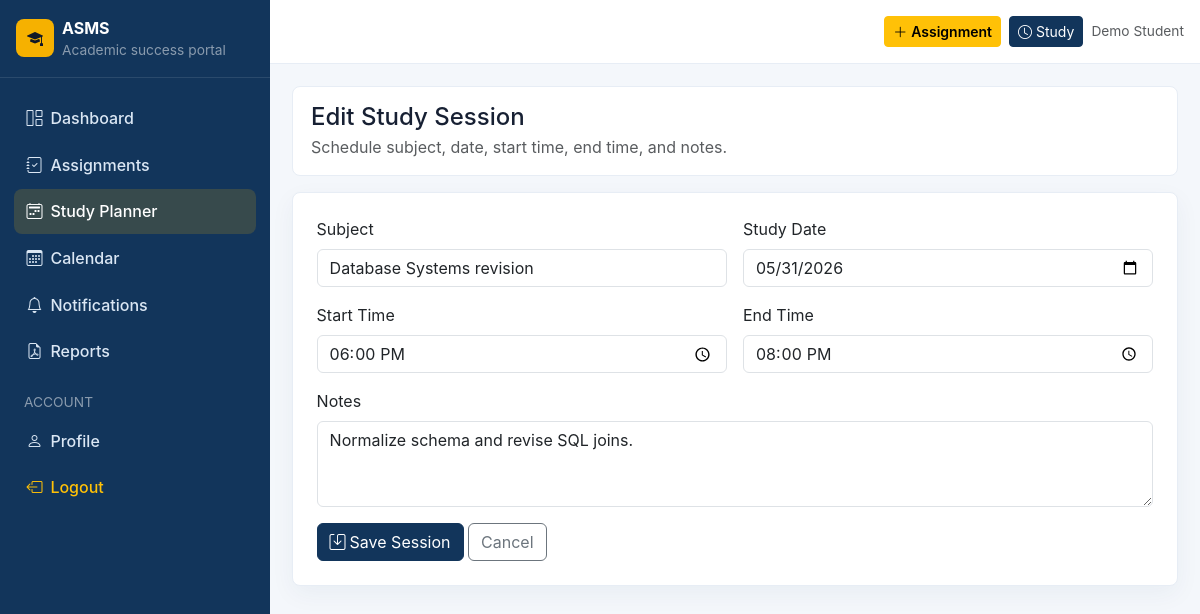
The page /study/1/edit/ (signed in) on the database its author committed.
### assignments/models.py (models this page shows, shortened)
class StudySession(models.Model):
    user = models.ForeignKey(User, on_delete=models.CASCADE, related_name="study_sessions")
    subject = models.CharField(max_length=120)
    study_date = models.DateField()
    start_time = models.TimeField()
    end_time = models.TimeField()
    notes = models.TextField(blank=True)
    created_at = models.DateTimeField(auto_now_add=True)
    updated_at = models.DateTimeField(auto_now=True)
    class Meta:
        ordering = ["study_date", "start_time"]
        indexes = [models.Index(fields=["user", "study_date"])]

### assignments/views.py (the view)
# urls.py: path("study/<int:pk>/edit/", views.study_session_edit, name="study_session_edit"),
@login_required
def study_session_edit(request, pk):
    session = get_object_or_404(StudySession, pk=pk, user=request.user)
    form = StudySessionForm(request.POST or None, instance=session)
    if request.method == "POST" and form.is_valid():
        form.save()
        messages.success(request, "Study session updated.")
        return redirect("study_session_list")
    return render(request, "assignments/study_session_form.html", {"form": form, "title": "Edit Study Session"})

### assignments/forms.py
class StudySessionForm(BootstrapFormMixin, forms.ModelForm):
    study_date = forms.DateField(widget=forms.DateInput(attrs={"type": "date"}))
    start_time = forms.TimeField(widget=forms.TimeInput(attrs={"type": "time"}))
    end_time = forms.TimeField(widget=forms.TimeInput(attrs={"type": "time"}))
    class Meta:
        model = StudySession
        fields = ("subject", "study_date", "start_time", "end_time", "notes")
        widgets = {"notes": forms.Textarea(attrs={"rows": 3})}
    def __init__(self, *args, **kwargs):
        super().__init__(*args, **kwargs)
        self.apply_bootstrap()

### assignments/forms.py (called while the page is built)
    def apply_bootstrap(self):
        for field in self.fields.values():
            css = "form-select" if isinstance(field.widget, forms.Select) else "form-control"
            if isinstance(field.widget, forms.CheckboxInput):
                css = "form-check-input"
            field.widget.attrs["class"] = f"{field.widget.attrs.get('class', '')} {css}".strip()

### assignments/templates/assignments/study_session_form.html (shortened to what this page needs)
{% extends "base.html" %}
{% block content %}
<div class="page-title"><h1 class="h4 mb-1">{{ title }}</h1><p class="text-muted mb-0">Schedule subject, date, start time, end time, and notes.</p></div>
<div class="card p-4">
  <form method="post" novalidate>
    <div class="row g-3">
      <div class="col-md-6"><label class="form-label">Subject</label>{{ form.subject }}</div>
      <div class="col-md-6"><label class="form-label">Study Date</label>{{ form.study_date }}</div>
      <div class="col-md-6"><label class="form-label">Start Time</label>{{ form.start_time }}</div>
      <div class="col-md-6"><label class="form-label">End Time</label>{{ form.end_time }}</div>
      <div class="col-12"><label class="form-label">Notes</label>{{ form.notes }}</div>
    </div>
    <button class="btn btn-primary mt-3" type="submit"><i class="bi bi-save me-1"></i>Save Session</button>
    <a class="btn btn-outline-secondary mt-3" href="{% url 'study_session_list' %}">Cancel</a>
  </form>
</div>
{% endblock %}

### templates/base.html (shortened to what this page needs)
<!doctype html>
<html lang="en">
<head>
  <link href="https://cdn.jsdelivr.net/npm/bootstrap@5.3.3/dist/css/bootstrap.min.css" rel="stylesheet">
  <link href="https://cdn.jsdelivr.net/npm/bootstrap-icons@1.11.3/font/bootstrap-icons.min.css" rel="stylesheet">
</head>
<body>
{% if user.is_authenticated %}
<aside id="sidebar" class="sidebar">
  <div class="p-3 border-bottom border-light border-opacity-10">
    <div class="d-flex align-items-center gap-2">
      <div class="brand-mark"><i class="bi bi-mortarboard-fill"></i></div>
      <div>
        <div class="text-white fw-bold">ASMS</div>
        <div class="text-white-50 text-small">Academic success portal</div>
      </div>
    </div>
  </div>
  <nav class="py-3">
    <a class="nav-link {% if request.resolver_match.url_name == 'dashboard' %}active{% endif %}" href="{% url 'dashboard' %}"><i class="bi bi-grid-1x2 me-2"></i>Dashboard</a>
    <a class="nav-link {% if 'assignment' in request.resolver_match.url_name %}active{% endif %}" href="{% url 'assignment_list' %}"><i class="bi bi-journal-check me-2"></i>Assignments</a>
    <a class="nav-link {% if 'study' in request.resolver_match.url_name %}active{% endif %}" href="{% url 'study_session_list' %}"><i class="bi bi-calendar2-week me-2"></i>Study Planner</a>
    <a class="nav-link {% if request.resolver_match.url_name == 'calendar' %}active{% endif %}" href="{% url 'calendar' %}"><i class="bi bi-calendar3 me-2"></i>Calendar</a>
    <a class="nav-link {% if 'notification' in request.resolver_match.url_name %}active{% endif %}" href="{% url 'notification_list' %}"><i class="bi bi-bell me-2"></i>Notifications</a>
    <a class="nav-link {% if 'report' in request.resolver_match.url_name %}active{% endif %}" href="{% url 'reports' %}"><i class="bi bi-file-earmark-pdf me-2"></i>Reports</a>
    <div class="px-4 pt-3 pb-1 text-white-50 text-uppercase text-small">Account</div>
    <a class="nav-link {% if request.resolver_match.url_name == 'profile' %}active{% endif %}" href="{% url 'profile' %}"><i class="bi bi-person me-2"></i>Profile</a>
    <a class="nav-link text-warning" href="{% url 'logout' %}"><i class="bi bi-box-arrow-left me-2"></i>Logout</a>
  </nav>
</aside>
<main class="main">
  <div class="topbar d-flex align-items-center justify-content-between px-3">
    <div class="ms-auto d-flex align-items-center gap-2">
      <a class="btn btn-sm btn-warning fw-semibold" href="{% url 'assignment_create' %}"><i class="bi bi-plus-lg me-1"></i>Assignment</a>
      <a class="btn btn-sm btn-primary" href="{% url 'study_session_create' %}"><i class="bi bi-clock me-1"></i>Study</a>
      <span class="text-muted text-small d-none d-md-inline">{{ user.get_full_name|default:user.username }}</span>
    </div>
  </div>
  <div class="page-shell">{% block content %}{% endblock %}</div>
</main>
{% endif %}
</body>
</html>

### templates/base.html (style rules this page uses)
:root { --nav:#12355b; --accent:#f6b100; --ink:#172033; --muted:#6b7280; --bg:#f4f7fb; }
body { background:var(--bg); color:var(--ink); font-family:Inter,Segoe UI,Arial,sans-serif; }
.sidebar { width:270px; min-height:100vh; background:var(--nav); position:fixed; inset:0 auto 0 0; z-index:1000; }
.brand-mark { width:38px; height:38px; border-radius:8px; background:var(--accent); display:grid; place-items:center; color:#111827; }
.sidebar .nav-link { color:#dbe7f4; border-radius:8px; margin:.12rem .85rem; padding:.65rem .8rem; font-weight:500; }
.sidebar .nav-link:hover,.sidebar .nav-link.active { background:rgba(246,177,0,.16); color:#fff; }
.main { margin-left:270px; min-height:100vh; }
.topbar { height:64px; background:#fff; border-bottom:1px solid #e7edf5; }
.page-shell { padding:1.35rem; }
.page-title { background:#fff; border:1px solid #e7edf5; border-radius:8px; padding:1rem 1.15rem; margin-bottom:1rem; }
.card,.table-wrap { border:1px solid #e7edf5; border-radius:8px; box-shadow:0 8px 24px rgba(18,53,91,.05); }
.btn-primary { --bs-btn-bg:#12355b; --bs-btn-border-color:#12355b; --bs-btn-hover-bg:#0e2b49; --bs-btn-hover-border-color:#0e2b49; }
.text-small { font-size:.86rem; }

### rows shown on the page
StudySession: subject "Database Systems revision", study_date "05/31/2026", start_time "18:00:00", end_time "20:00:00", notes "Normalize schema and revise SQL joins."

### other values the page prints
{{ user.get_full_name|default:user.username }} "Demo Student"
{{ title }} "Edit Study Session"
